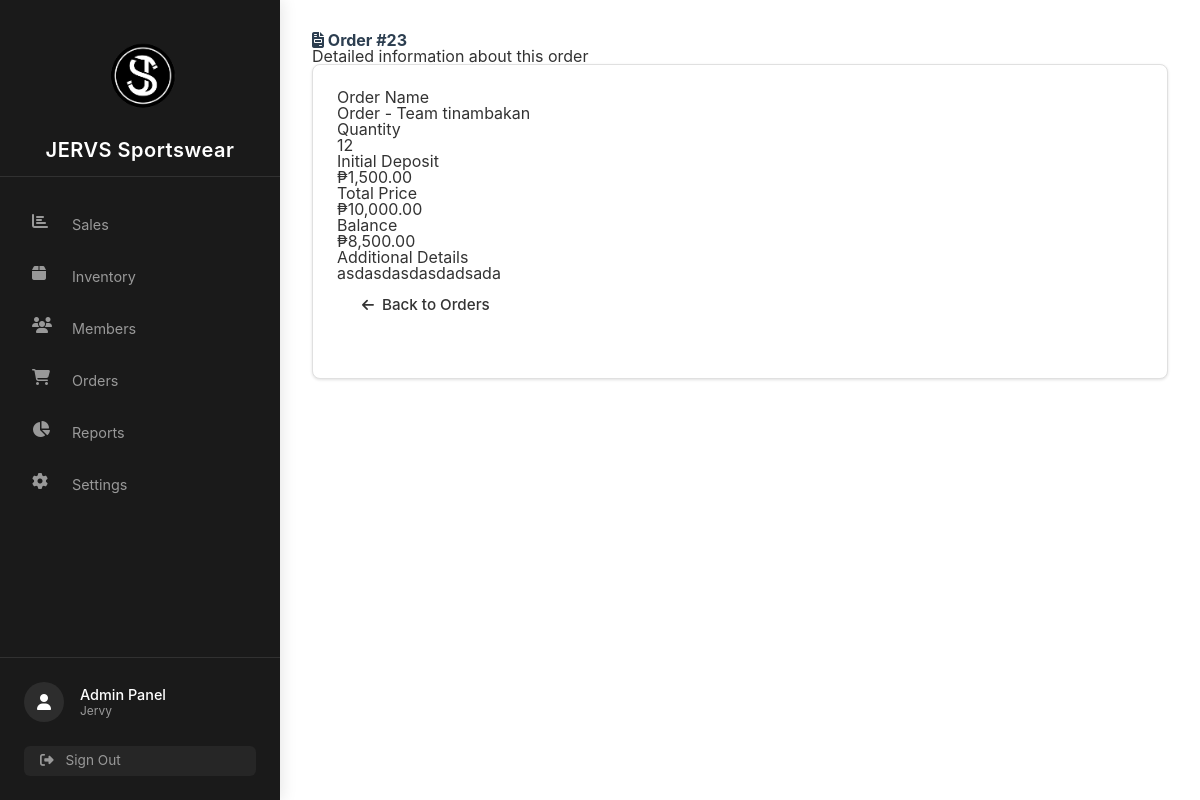
Page /View/pages/view-details.php?id=23 (signed in) on the committed database.
### tables this page shows
CREATE TABLE `orders_tbl` (
  `id` int(11) NOT NULL,
  `item_name` varchar(100) DEFAULT NULL,
  `qty` int(11) NOT NULL,
  `deposit` int(11) NOT NULL,
  `total_price` int(11) NOT NULL,
  `order_details` text NOT NULL,
  `current_phase` enum('start','printing','heatpress','sewing','ready') DEFAULT NULL,
  `last_updated` timestamp NOT NULL DEFAULT current_timestamp() ON UPDATE current_timestamp()
);

### View/pages/view-details.php (the view, shortened to what this page needs)
<?php
    include('../../config/database.php');
    if(isset($_GET['id'])){
        $id = $_GET['id'];
        $stmt = $conn->prepare('SELECT * FROM orders_tbl WHERE id = ?');
        $stmt->bind_param('i', $id);
        $stmt->execute();
        $result = $stmt->get_result();
        $order = $result->fetch_assoc();
    }else{
        echo '<script> alert("No order ID provided");</script>';
        exit;
    }
?>
<!DOCTYPE html>
<html lang="en">
<head>
    <link rel="stylesheet" href="https://cdnjs.cloudflare.com/ajax/libs/font-awesome/6.4.0/css/all.min.css">
    <link rel="stylesheet" href="../../View/assets/stylesheet/dashboard.css">
    <link rel="stylesheet" href="../../View/assets/stylesheet/sidebar.css">
    <link rel="stylesheet" href="../../View/assets/stylesheet/order-management-css/order-details.css">
</head>
<body>
<?php include('../../View/parts/sidebar.php'); ?>
<div class="main-wrapper">
    <main class="main-content">
        <div class="order-details-container">
            <div class="order-header">
                <div>
                    <h1 class="order-title"><i class="fas fa-file-invoice"></i> Order #<?= htmlspecialchars($order['id']) ?></h1>
                    <p class="order-subtitle">Detailed information about this order</p>
                </div>
            </div>
            <div class="metric-card">
                <?php if($order): ?>
                <div class="order-details-grid">
                    <div class="detail-group">
                        <label>Order Name</label>
                        <div class="detail-value"><?= htmlspecialchars($order['item_name']) ?></div>
                    </div>
                    <div class="detail-group">
                        <label>Quantity</label>
                        <div class="detail-value"><?= htmlspecialchars($order['qty']) ?></div>
                    </div>
                    <div class="detail-group">
                        <label>Initial Deposit</label>
                        <div class="detail-value price">₱<?= number_format(htmlspecialchars($order['deposit']), 2) ?></div>
                    </div>
                    <div class="detail-group">
                        <label>Total Price</label>
                        <div class="detail-value price">₱<?= number_format(htmlspecialchars($order['total_price']), 2) ?></div>
                    </div>
                    <?php $balance = $order['total_price'] - $order['deposit'] ?>
                    <div class="detail-group">
                        <label>Balance</label>
                        <div class="detail-value price">₱<?= number_format($balance, 2) ?></div>
                    </div>
                    <div class="detail-group full-width">
                        <label>Additional Details</label>
                        <div class="detail-value"><?= htmlspecialchars($order['order_details']) ?: 'No additional details' ?></div>
                    </div>
                </div>
                <div class="action-buttons">
                    <a href="../../View/pages/add-order.php" class="btn btn-secondary">
                        <i class="fas fa-arrow-left"></i> Back to Orders
                    </a>
                </div>
                <?php endif; ?>
            </div>
        </div>
    </main>
</div>
</body>
</html>

### View/assets/stylesheet/dashboard.css (style rules this page uses)
:root { --primary-black: #1a1a1a; --secondary-black: #2d2d2d; --tertiary-black: #3d3d3d; --primary-white: #ffffff; --secondary-white: #f8f8f8; --tertiary-white: #eaeaea; --accent-color: #555555; --primary: #284cff; --primary-light: #e8f0fe; --success-color: #28a745; --error-color: #dc3545; --warning-color: #FF9800; --info-color: #2196F3; --text-dark: #212529; --text-light: #495057; --text-lighter: #6c757d; --border-color: #e0e0e0; --transition-speed: 0.3s; --border-radius-sm: 4px; --border-radius-md: 8px; --border-radius-lg: 12px; --box-shadow-sm: 0 1px 3px rgba(0,0,0,0.12); --box-shadow-md: 0 4px 6px rgba(0,0,0,0.1); }
* { margin: 0; padding: 0; box-sizing: border-box; }
body { font-family: 'Inter', sans-serif; background-color: var(--secondary-white); color: var(--text-dark); line-height: 1.6; }
.main-wrapper { width: calc(100% - 280px); margin-left: 280px; transition: all var(--transition-speed) ease; }
.main-content { padding: 2rem 3rem; min-height: 100vh; background-color: var(--primary-white); box-shadow: 0 0 20px rgba(0, 0, 0, 0.03); }
.metric-card, .chart-section, .sales-section { background: var(--primary-white); border-radius: var(--border-radius-md); padding: 1.5rem; box-shadow: var(--box-shadow-sm); transition: transform 0.2s, box-shadow 0.2s; border: 1px solid var(--border-color); }
.btn { display: inline-flex; align-items: center; justify-content: center; padding: 0.75rem 1.5rem; font-size: 0.95rem; font-weight: 500; line-height: 1.5; text-align: center; white-space: nowrap; vertical-align: middle; cursor: pointer; user-select: none; border: 1px solid transparent; border-radius: var(--border-radius-sm); transition: all 0.2s ease-in-out; margin-right: 1rem; margin-bottom: 1.5rem; gap: 0.5rem; }
.btn i { font-size: 0.9em; }
.action-buttons { display: flex; gap: 0.5rem; }

### View/assets/stylesheet/sidebar.css (style rules this page uses)
:root { --primary-black: #1a1a1a; --secondary-black: #2d2d2d; --tertiary-black: #3d3d3d; --primary-white: #ffffff; --secondary-white: #f8f8f8; --tertiary-white: #eaeaea; --accent-color: #555555; --text-dark: #333333; --text-light: #666666; --text-lighter: #999999; --sidebar-width: 280px; --transition-speed: 0.3s; }
* { margin: 0; padding: 0; box-sizing: border-box; }
body { font-family: 'Inter', sans-serif; background-color: var(--secondary-white); color: var(--text-dark); display: flex; min-height: 100vh; margin: 0; padding: 0; line-height: 1.6; }
.main-wrapper { flex: 1; min-height: 100vh; display: flex; justify-content: center; }
.main-content { flex: 1; padding: 2rem; min-height: 100vh; }

### View/assets/stylesheet/order-management-css/order-details.css (style rules this page uses)
body { font-family: 'Inter', sans-serif; background-color: #f8f9fa; color: #333; line-height: 1.6; margin: 0; padding: 0; }
.main-content { flex: 1; padding: 2rem 3rem; background-color: #fff; box-shadow: 0 0 20px rgba(0, 0, 0, 0.03); }
h1 { color: #2c3e50; font-size: 1.5rem; margin-bottom: 1.5rem; padding-bottom: 0.75rem; border-bottom: 1px solid #e9ecef; }

### View/assets/stylesheet/globals.css (style rules this page uses)
* { -webkit-font-smoothing: antialiased; box-sizing: border-box; font-family: -apple-system, BlinkMacSystemFont, 'Segoe UI', Roboto, Oxygen, Ubuntu, Cantarell, 'Open Sans', 'Helvetica Neue', sans-serif; }
html, body, div, span, h1, h2, h3, h4, h5, h6, p, a, img, ul, li, form, label { margin: 0; padding: 0; border: 0; font-size: 100%; vertical-align: baseline; }
html, body { width: 100%; height: 100%; overflow-x: hidden; line-height: 1; }
html { font-size: 16px; }
a { text-decoration: none; color: inherit; }

### rows in the picture
orders_tbl: id "23", item_name "Order - Team tinambakan", qty "12", deposit "1,500.00", total_price "10,000.00", balance "8,500.00", order_details "asdasdasdasdadsada"
